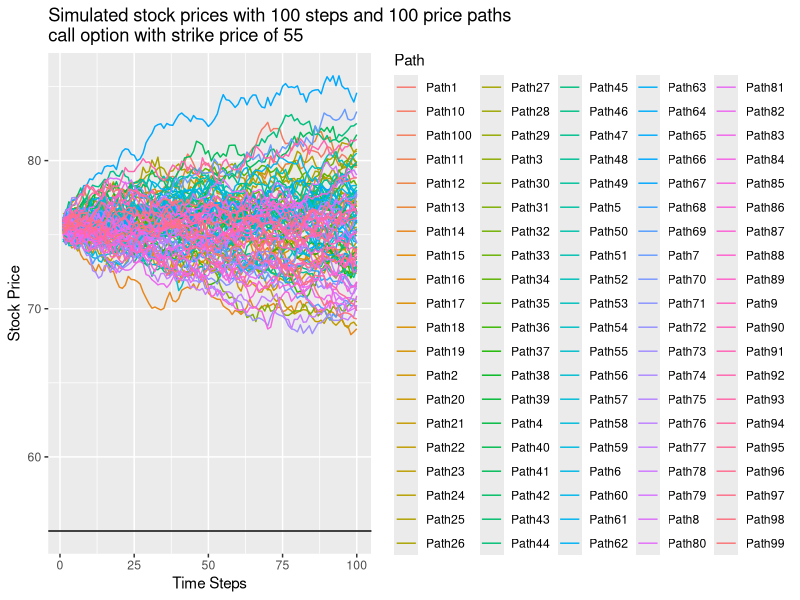

Source code (R):
library(tidyverse)

# Define Monte Carlo Pricer class
MonteCarloPricer <- function(spot, strike, maturity, r, sigma, n_steps, n_paths, optionType) {
  
  # Class initialization
  self = list(
    strike = strike,
    spot = spot,
    sigma = sigma,
    r = r,
    maturity = maturity,
    n_paths = n_paths,
    n_steps = n_steps,
    optionType = optionType
  )
  
  # Method to generate the random paths
  self$generatePaths = function() {
    dt <- self$maturity / self$n_steps
    ito <- (self$r - self$sigma^2/2) * dt
    sqvar <- self$sigma * sqrt(dt)
    innovation <- matrix(rnorm(self$n_steps * self$n_paths), nrow = self$n_steps)
    paths <- matrix(self$spot, nrow = self$n_steps + 1, ncol = self$n_paths)
    for (i in 2:(self$n_steps + 1)) {
      paths[i,] <- paths[i-1,] * exp(ito + sqvar * innovation[i-1,])
    }
    paths <- paths[-1,]
    return(paths)
  }
  
  # Method to visualize the paths generated by the generatePaths method
  library(ggplot2)
  
  self$visualizePaths = function(paths) {
    df <- data.frame(paths)
    colnames(df) <- paste0("Path", 1:self$n_paths)
    df$TimeSteps <- 1:nrow(df)
    df <- tidyr::gather(df, key = "Path", value = "StockPrice", -TimeSteps)
    
    ggplot(df, aes(x = TimeSteps, y = StockPrice, color = Path)) +
      geom_line() +
      geom_hline(yintercept = self$strike) +
      ggtitle(paste0("Simulated stock prices with ", self$n_steps,
                     " steps and ", self$n_paths, " price paths\n",
                     self$optionType, " option with strike price of ", self$strike)) +
      xlab("Time Steps") +
      ylab("Stock Price")
  }

  # Payoff function depending on the contract type, call or put
  payoff <- function(paths) {
    n_steps <- nrow(paths)
    n_paths <- ncol(paths)
    
    # initialize payoff matrix
    payoffs <- matrix(0, nrow = n_steps, ncol = n_paths)
    
    # compute payoff at maturity
    if (self$optionType == "call") {
      payoffs[n_steps, ] <- pmax(paths[n_steps, ] - self$strike, 0)
    } else if (self$optionType == "put") {
      payoffs[n_steps, ] <- pmax(self$strike - paths[n_steps, ], 0)
    }
    
    # compute payoff at every time step and compare to intrinsic value of early exercise
    for (i in (n_steps - 1):1) {
      if (self$optionType == "call") {
        intrinsic_value <- pmax(paths[i, ] - self$strike, 0)
      } else if (self$optionType == "put") {
        intrinsic_value <- pmax(self$strike - paths[i, ], 0)
      }
      early_exercise <- intrinsic_value > payoffs[i+1, ]
      payoffs[i, early_exercise] <- intrinsic_value[early_exercise]
      payoffs[i, !early_exercise] <- payoffs[i+1, !early_exercise]
    }
    
    return(payoffs[1,])
  }
  
  
  # Method to discount the paths price
  discountedExpectation <- function(payoffs) {
    return(mean(payoffs) * exp(-self$r * self$maturity))
  }
  
  # Return list of methods
  return(list(generatePaths = self$generatePaths,
              visualizePaths = self$visualizePaths,
              payoff = payoff,
              discountedExpectation = discountedExpectation))
}

# Define input parameters
S <- 75.58   # Spot price
K <- 55   # Strike price
T <- 10/365   # Time to maturity in years
r <- 0.0352  # Risk-free rate
sigma <- 0.0176626*sqrt(252) # Volatility
steps <- 100 # Number of steps
N <- 100 # Number of paths
optionType <- "call" # Option contract type

# Initialize the Monte Carlo Pricer
pricer <- MonteCarloPricer(S, K, T, r, sigma, steps, N, optionType)

# Generate random paths and visualize them
paths <- pricer$generatePaths()
pricer$visualizePaths(paths)

# Calculate the discounted expectation of the option payoff
payoffs <- pricer$payoff(paths)
cat("Expected Payout is",pricer$discountedExpectation(payoffs))

#make sure to find volatility, either implied volatility or 
#use past year's daily change sd * sqrt(252)
#To avoid the first number from yahoo finance
#NEE = NEE %>%
#select(Date,Close) %>%
#mutate(daily_change = (Close - lag(Close))/lag(Close),
#percentage_change = (Close - lag(Close))/lag(Close)*100)

#NEE %>%
#filter(row_number() != 1) %>%
#summarize(mean = mean(daily_change),
#sd = sd(daily_change))